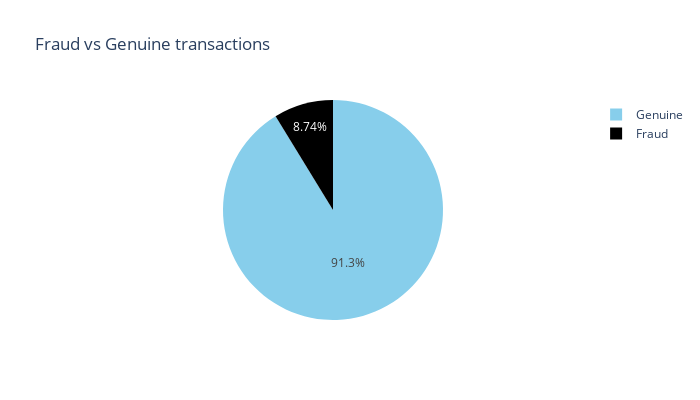

This figure's notebook cell:
### Code cell
# results are imbalance
labels=["Genuine","Fraud"]

fraud_or_not = df["fraud"].value_counts().tolist()
values = [fraud_or_not[0], fraud_or_not[1]]

fig = px.pie(values=df['fraud'].value_counts(), names=labels , width=700, height=400, color_discrete_sequence=["skyblue","black"]
             ,title="Fraud vs Genuine transactions")
fig.show()

### Figure 1 — Plotly figure (JSON) as saved in the notebook; plotly's stock layout.template omitted (floating-point values rounded to 4 significant figures)
{"data": [{"domain": {"x": [0, 1], "y": [0, 1]}, "hovertemplate": "label=%{label}<br>value=%{value}<extra></extra>", "labels": ["Genuine", "Fraud"], "legendgroup": "", "name": "", "showlegend": true, "type": "pie", "values": [912597, 87403]}], "layout": {"height": 400, "legend": {"tracegroupgap": 0}, "piecolorway": ["skyblue", "black"], "title": {"text": "Fraud vs Genuine transactions"}, "width": 700}}
